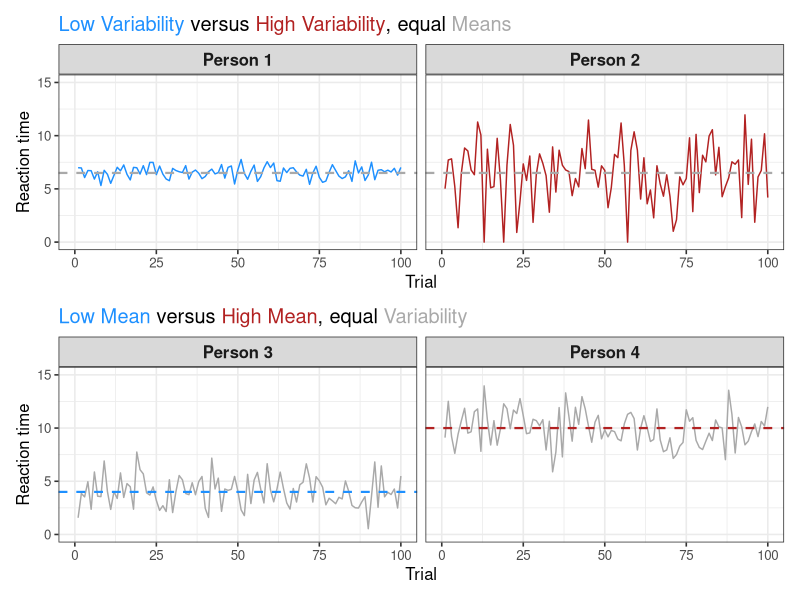
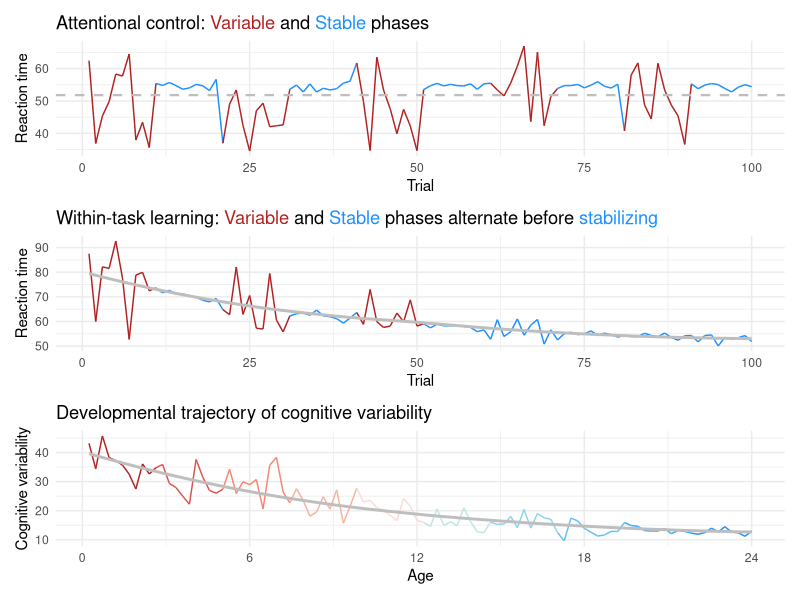
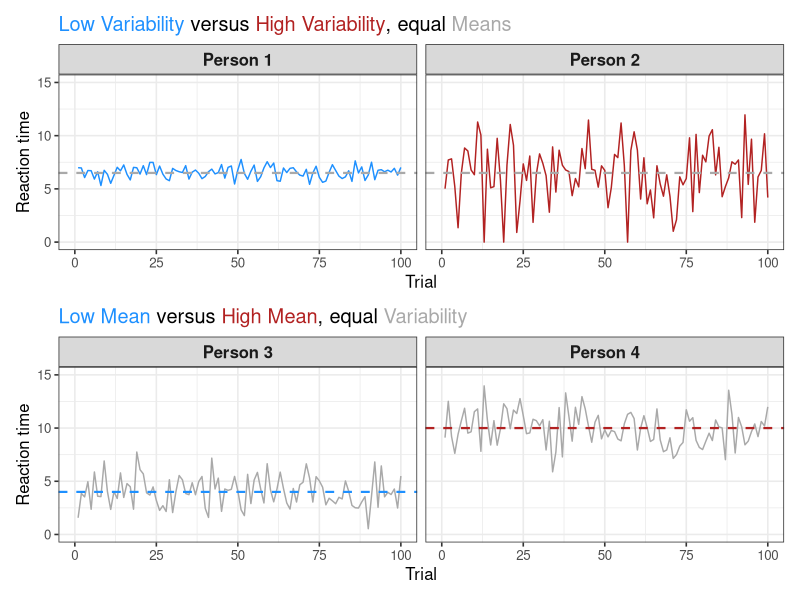
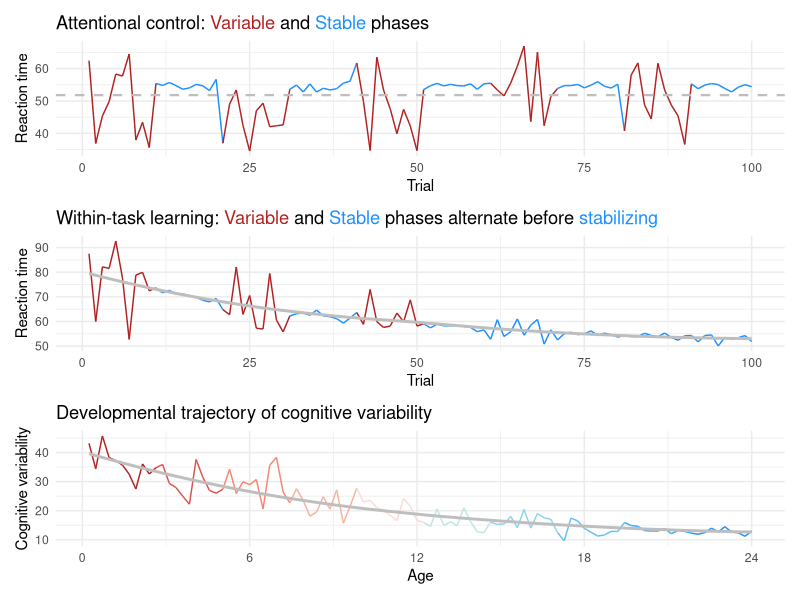

These figures' R source, in order: (Note: this script raises an error after producing the figures.)
# R code that produces the figures in "Cognitive variability on stable ground: A narrative review on cognitive fluctuation in childhood and adolescence"
# Jordy van Langen, October 2026

# load packages
library(ggplot2)
library(ggtext)
library(patchwork)
library(dplyr)
library(scales)
library(ggrepel)


# Figure 1 - top panel - equal means, differing variability

# Create N participants and T timepoints
n_pp <- 2
n_datapoints <- 100

# Generate data with low variability (using pmax & 0 prevents negative values)
data_low_var <- pmax(rnorm(n_datapoints, 6.5, 0.6), 0)

# Generate data with high variability 
data_high_var <- pmax(rnorm(n_datapoints, 6.5, 3), 0)

# Create a dataframe that stores these
sim_var_data <- data.frame(data_low_var, data_high_var) 

# Make the dataframe in long-format
sim_var_data_long <- data.frame(a = unlist(sim_var_data, use.names = FALSE))

# Map running trial numbers to dataframe
sim_var_data_long$trial[1:100] <- c(1:100)
sim_var_data_long$trial[101:200] <- c(1:100)

# Map person IDs to dataframe
sim_var_data_long$person[1:100] <- "Person 1"
sim_var_data_long$person[101:200] <- "Person 2"

# Create plot
equal_means_plot <- ggplot(sim_var_data_long, aes(trial, a)) +
  geom_line(aes(group = as.factor(person), colour = as.factor(person))) +
  geom_hline(yintercept = 6.5, color = "darkgrey", linetype = "dashed", linewidth = 0.75) +
  scale_color_manual(values = c("Person 1" = "dodgerblue", "Person 2" = "firebrick")) +
  labs(
    y = "Reaction time",
    x = "Trial",
    title = "<span style = 'color: dodgerblue;'>Low Variability</span> versus <span style = 'color: firebrick;'>High Variability</span>, equal <span style = 'color: darkgrey;'>Means</span>",
    color = "Person") +
  ylim(0,15) +
  xlim(0,100) +
  theme_bw(base_size = 12) +
  theme(plot.title = element_markdown()
  ) +
  theme(
    strip.text = element_text(face = "bold", size = 12)
  ) +
  theme(legend.position = "none") +
  facet_wrap(~person)


# Figure 1 - bottom panel - equal variability, differing means

# Set equal SD for both persons
common_sd <- 1.5

# Set different mean values
mean_1 <- 4.0
mean_2 <- 10.0

# Generate data with low mean
data_mean_low <- pmax(rnorm(n_datapoints, mean_1, common_sd), 0)

# Generate data with high mean
data_mean_high <- pmax(rnorm(n_datapoints, mean_2, common_sd), 0)

# Create dataframe
sim_mean_data <- data.frame(data_mean_low, data_mean_high)

# Make the dataframe in long-format
sim_mean_data_long <- data.frame(a = unlist(sim_mean_data, use.names = FALSE))

# Map running trial numbers to dataframe
sim_mean_data_long$trial[1:100] <- c(1:100)
sim_mean_data_long$trial[101:200] <- c(1:100)

# Map person IDs to dataframe
sim_mean_data_long$person[1:100] <- "Person 3"
sim_mean_data_long$person[101:200] <- "Person 4"

# Create dataframe that contains the horizontal lines for the mean
hline_means <- data.frame(
  person = c("Person 3", "Person 4"),
  h = c(4, 10)
)

# Create plot
equal_var_plot <- ggplot(sim_mean_data_long, aes(trial, a)) +
  geom_line(aes(group = as.factor(person), colour = as.factor(person))) +
  geom_hline(data = hline_means, aes(yintercept = h), color = c("dodgerblue", "firebrick"),
             linetype = "dashed", linewidth = 0.75) +
  scale_color_manual(values = c("Person 3" = "darkgrey", "Person 4" = "darkgrey")) +
  labs(
    y = "Reaction time",
    x = "Trial",
    title = "<span style = 'color: dodgerblue;'>Low Mean</span> versus <span style = 'color: firebrick;'>High Mean</span>, equal <span style = 'color: darkgrey;'>Variability</span>",
    color = "Person"
  ) +
  ylim(0,15) +
  xlim(0,100) +
  theme_bw(base_size = 12) +
  theme(plot.title = element_markdown()
  ) +
  theme(
    strip.text = element_text(face = "bold", size = 12)
  ) +
  theme(legend.position = "none") +
  facet_wrap(~person)

# Combining both plots
(equal_means_plot / equal_var_plot) +
  plot_layout(guides = "collect")

# Save plot
ggsave(
  filename = file.path(review_output_dir, paste0("fig1", ".png")),
  width = 8,
  height = 4,
  dpi = 300
)

# Figure 2 - top panel - within-task stable and variable phases due to attentional lapses

# Set T timepoints, chunk size and N chunks
n_timepoints <- 100
chunk_size <- 10
n_chunks <- n_timepoints / chunk_size

# Create 3 variables
time <- 1:n_timepoints
score <- numeric(n_timepoints)
type <- character(n_timepoints)

# Run loop that simulates data
for (i in 1:n_chunks) {
  id <- ((i -1) * chunk_size + 1):(i * chunk_size)
  if (i %% 2 == 0) {
    # Low variability
    score[id] <- pmax(rnorm(chunk_size, mean = 55, sd = 1), 0)
    type[id] <- "Stable"
  } else {
    # High variability
    score[id] <- pmax(rnorm(chunk_size, mean = 50, sd = 10), 0)
    type[id] <- "Variable"
  }
}

# Create dataframe
df_stable_var <- data.frame(
  time = time,
  score = score,
  type = factor(type, levels = c("Stable", "Variable"))
)

# Create segments with start and end of each line segment
df_stable_var_segmented <- df_stable_var %>%
  dplyr::mutate(time_next = lead(time),
                score_next = lead(score),
                type_segment = type) %>%
  dplyr::filter(!is.na(time_next))

# Create plot
short_term_transitions_plot <- ggplot(df_stable_var_segmented) +
  geom_segment(aes(x = time, y = score,
                   xend = time_next, yend = score_next,
                   color = type_segment)) +
  geom_hline(
    yintercept = mean(df_stable_var$score),
    linetype = "dashed",
    color = "grey",
    linewidth = 0.8) +
  scale_color_manual(values = c("Stable" = "dodgerblue", "Variable" = "firebrick"),
                     guide = "none") +
  labs(
    title = "Attentional control: <span style='color: firebrick;'>Variable</span> and <span style='color: dodgerblue;'>Stable</span> phases",
    x = "Trial",
    y = "Reaction time",
    color = "type"
  ) + 
  theme_minimal() +
  theme(
    plot.title = ggtext::element_markdown(),
    legend.position = "right"
  )

# Figure 2 - middle panel - within-task stable and variable phases + trend

# Shape parameters
start_mean <- 80
plateau <- 50
decay_rate <- 0.025

# Create a smooth curve
mean_curve <- plateau + (start_mean - plateau) * exp(-decay_rate * (time - 1))

# Create function that indicates the decline in variability over time
var_decrease <- function(chunk_id, base_sd = 10, min_sd = 1) {
  sd <- base_sd - (base_sd - min_sd) * (chunk_id - 1) / (n_chunks - 1)
  return(sd)
}

#loop that simulates data
for (i in 1:n_chunks) {
  id <- ((i - 1) * chunk_size + 1):(i * chunk_size)
  
  if (i %% 2 == 0) {
    # Low variability 
    score[id] <- pmax(mean_curve[id] + rnorm(chunk_size, mean = 0, sd = 1), 0)
    type[id] <- "Stable"
  } else {
    # High variability 
    sd_current <- var_decrease(i)
    score[id] <- pmax(mean_curve[id] + rnorm(chunk_size, mean = 0, sd = sd_current), 0)
    type[id] <- "Variable"
  }
}

# Create dataframe
df_stable_var <- data.frame(
  time = time,
  score = score,
  type = factor(type, levels = c("Stable", "Variable"))
)

df_stable_var$type[df_stable_var$time > 0.6 * n_timepoints] <- "Stable"

# Create segments start and end of each line segment
df_stable_var_segmented <- df_stable_var %>%
  dplyr::mutate(time_next = lead(time),
                score_next = lead(score),
                type_segment = type) %>%
  dplyr::filter(!is.na(time_next))

# Create plot
short_term_transitions_plot_b <- ggplot(df_stable_var_segmented) +
  geom_segment(aes(x = time, y = score,
                   xend = time_next, yend = score_next,
                   color = type_segment)) +
  scale_color_manual(values = c("Stable" = "dodgerblue", "Variable" = "firebrick"),
                     guide = "none") +
  labs(
    title = "Within-task learning: <span style='color: firebrick;'>Variable</span> and <span style='color: dodgerblue;'>Stable</span> phases alternate before <span style='color: dodgerblue;'>stabilizing</span> ",
    x = "Trial",
    y = "Reaction time",
    color = "type"
  ) +
  theme_minimal() +
  theme(
    plot.title = ggtext::element_markdown(),
    legend.position = "right") +
  geom_smooth(
    data = df_stable_var,
    aes(x = time, y = score),
    method = "loess",
    se = FALSE,
    color = "grey",
    linewidth = 1)

# Figure 2 - bottom panel - developmental change in cognitive variability 

# Shape parameters
start_mean <- 40
plateau <- 10
decay_rate <- 0.025

time <- 1:n_timepoints
step <- paste0("Step_", ceiling(time / chunk_size))
chunk_id <- ceiling(time / chunk_size)

# Create smooth curve
mean_curve <- plateau + (start_mean - plateau) * exp(-decay_rate * (time - 1))

# Decreasing variability over time
sd_curve <- seq(from = 5, to = 1, length.out = n_timepoints)

# Additional variability at chunk-level
noise_sd_mean <- seq(from = 4, to = 0.5, length.out = n_chunks)
chunk_offset <- rnorm(n_chunks, mean = 0, sd = noise_sd_mean)

# Simulate data
score <- pmax(mean_curve + chunk_offset[chunk_id] +
                rnorm(n_timepoints, mean = 0, sd = sd_curve), 0)

# Create dataframe
df_development_var_24 <- data.frame(time = time, score = score, step = step)

# Create dataframe for the curve
df_curve <- data.frame(
  time = time,
  mean_score = mean_curve,
  ymin = pmax(mean_curve - sd_curve, 0),
  ymax = mean_curve + sd_curve,
  step_segment = step
)

# Duplicate the first point of each chunk into the previous chunk so that Ribbons join with no gaps
df_boundary <- df_curve %>%
  filter(time %% chunk_size == 1, time > 1) %>%
  mutate(step_segment = paste0("Step_", ceiling(time / chunk_size) - 1))

# Bind rows
df_ribbon_mean_sd <- bind_rows(df_curve, df_boundary) %>%
  arrange(step_segment, time)

# Create segments start and end of each line segment
df_development_var_24_segmented <- df_development_var_24 %>%
  mutate(
    time_next = lead(time),
    score_next = lead(score),
    step_segment = step) %>%
  filter(!is.na(time_next))

# Create color palette
step_cols <- setNames(
  c("#B22222", "#D9534F", "#F18773", "#F5B2A0", "#F7DCD4",
    "#BFE5E5", "#8ED3EB", "#64BFF2", "#3FA9F5", "#1E90FF"),
  paste0("Step_", 1:10)
)

# Create plot
long_term_transitions_plot <- ggplot(df_development_var_24_segmented) +
  geom_segment(
    aes(x = time, y = score, xend = time_next, yend = score_next, color = step_segment)
  ) +
  scale_color_manual(values = step_cols, guide = "none") +
  #smooth L-shaped mean trajectory
  geom_smooth(
    data = df_curve,
    aes(x = time, y = mean_score),
    inherit.aes = FALSE,
    linewidth = 1, color = "grey"
  ) +
  scale_x_continuous(
    breaks = c(0, 25, 50, 75, 100),
    labels = c(0, 6, 12, 18, 24)
  ) +
  labs(
    title = "Developmental trajectory of cognitive variability",
    x = "Age",
    y = "Cognitive variability"
  ) +
  theme_minimal() +
  theme(plot.title = ggtext::element_markdown())

#final Figure 2: combine 3 plots into 1 plot
short_term_transitions_plot / short_term_transitions_plot_b + long_term_transitions_plot

#save plot
ggsave(
  filename = file.path(review_output_dir, paste0("fig2", ".png")),
  width = 8,
  height = 6,
  dpi = 300
)

# Figure 3 - overlapping waves

# Create the x-axis
x <- seq(0,100, length.out = 500)

# Function for asymmetric peak
asym_peak <- function(x, mu, h, sd_left, sd_right, floor_right = 0) {
  ifelse(
    x < mu,
    h * exp(-(x-mu)^2 / (2 * sd_left^2)),
    floor_right + (h - floor_right) * exp(-(x - mu)^2 / (2 * sd_right^2))
  )
}

# Create S-shape uprise for the last strategy
logistic <- function(x, mid, h, steepness) {
  h / (1 + exp(-(x - mid) / steepness))
}

# Create dataframe that contains the density curve for each strategy
df_waves <- data.frame(
  x = x,
  `Strategy 1` = asym_peak(x, mu = 8, h = 0.90, sd_left = 12, sd_right = 25),
  `Strategy 2` = asym_peak(x, mu = 24, h = 0.85, sd_left = 12, sd_right = 30),
  `Strategy 3` = asym_peak(x, mu = 32, h = 0.30, sd_left = 8, sd_right = 7),
  `Strategy 4` = asym_peak(x, mu = 42, h = 0.55, sd_left = 10, sd_right = 12),
  `Strategy 5` = asym_peak(x, mu = 52, h = 1.00, sd_left = 28, sd_right = 12, floor_right = 0.28),
  `Strategy 6` = asym_peak(x, mu = 64, h = 0.45, sd_left = 9, sd_right = 10),
  `Strategy 7` = asym_peak(x, mu = 76, h = 0.65, sd_left = 10, sd_right = 14, floor_right = 0.15),
  `Strategy 8` = asym_peak(x, mu = 80, h = 0.55, sd_left = 11, sd_right = 15, floor_right = 0.15),
  `Strategy 9` = asym_peak(x, mu = 84, h = 0.75, sd_left = 12, sd_right = 16, floor_right = 0.15),
  `Strategy 10` = logistic(x, mid = 88, h = 0.95, steepness = 7),
  check.names = FALSE) %>%
  pivot_longer(-x, names_to = "strategy", values_to = "use")


# Position the labels around the curve's peak
df_labels <- df_waves %>%
  filter(strategy != "Strategy 10") %>%
  group_by(strategy) %>%
  slice_max(use, n = 1, with_ties = FALSE) %>%
  ungroup() %>%
  bind_rows(
    df_waves %>%
      filter(strategy == "Strategy 10") %>%
      slice_min(abs(x - 97), n = 1, with_ties = FALSE))

# Assign colors to each strategy
strategy_cols <- c(
  "Strategy 1"  = "#B22222",
  "Strategy 2"  = "#D9534F",
  "Strategy 3"  = "#F18773",
  "Strategy 4"  = "#E8A090",
  "Strategy 5"  = "#8ED3EB",
  "Strategy 6"  = "#64BFF2",
  "Strategy 7"  = "#3FA9F5",
  "Strategy 8"  = "#1E90FF",
  "Strategy 9"  = "#1A6FD6",
  "Strategy 10" = "#0B4F9C"
)

# Create plot

overlapping_waves_plot <- ggplot(df_waves, aes(x = x, y = use, color = strategy)) +
  geom_line(linewidth = 1) +
  geom_label_repel(
    data = df_labels,
    aes(label = strategy),
    color = "darkgrey",
    fill = "white",
    size = 4,
    label.size = 0.2,
    nudge_x = ifelse(df_labels$strategy == "Strategy 10", 9, 0),
    nudge_y = 0.09,
    min.segment.length = 0,
    segment.color = "lightgrey",
    box.padding = 0.4,
    seed = 2094,
    show.legend = FALSE) +
  scale_color_manual(values = strategy_cols, guide = "none") +
  scale_x_continuous(expand = expansion(mult = c(0,0.035))) +
  scale_y_continuous(limits = c(0, 1.3), expand = expansion(mult = c(0,0))) +
  coord_cartesian(clip = "off") +
  labs(
    title = "",
    x = "Time (age & learning)",
    y = "Density") +
  theme_minimal() +
  theme(
    axis.text = element_blank(),
    axis.ticks = element_blank(),
    panel.grid = element_blank(),
    axis.line = element_line(
      linewidth = 0.95,
      arrow = arrow(length = unit(0.25, "cm"), type = "closed")
    ),
    axis.title = element_text(size = 16))

# Save plot

#save plot
ggsave(
  filename = file.path(review_output_dir, paste0("fig3", ".png")),
  width = 8,
  height = 4,
  dpi = 300
)
